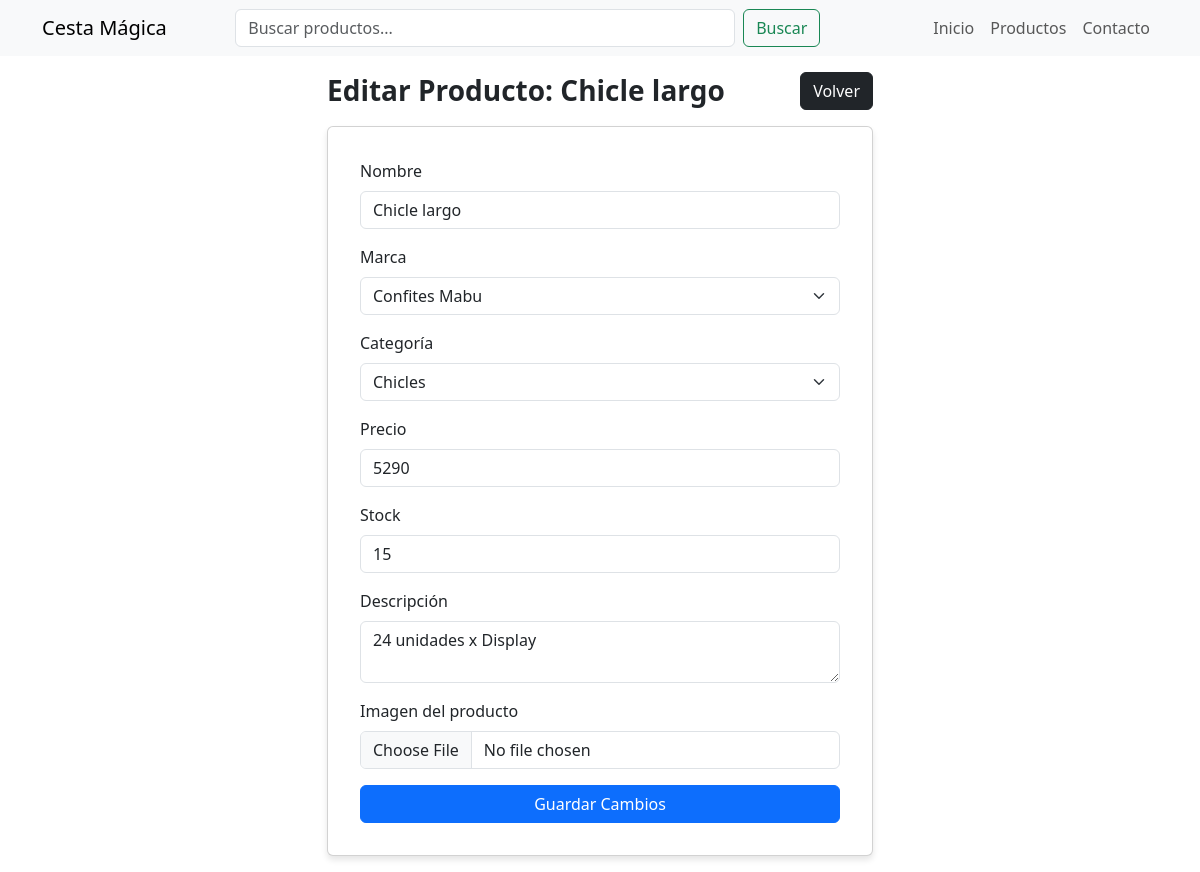
Page /gestion/editar/2/ (signed in) on the committed database.
### Inventario/models.py (models this page shows, shortened)
class Producto(models.Model):
    nombre = models.CharField(max_length=200)
    descripcion = models.TextField()
    stock = models.IntegerField()
    precio = models.IntegerField()
    imagen = models.ImageField(upload_to='productos/')
    categoria = models.ForeignKey(Categoria, on_delete=models.CASCADE)
    marca = models.ForeignKey(Marca, on_delete=models.CASCADE)
    destacado = models.BooleanField(default=False)

### Inventario/views.py (the view, shortened to what this page needs)
# urls.py: path('gestion/editar/<int:id>/', views.editar_producto, name='editar_producto'),
@login_required
def editar_producto(request, id):
    producto = get_object_or_404(Producto, id=id)
    categorias = Categoria.objects.all()
    marcas = Marca.objects.all()
    context = {
        'producto': producto,
        'categorias': Categoria.objects.all(),
        'marcas': Marca.objects.all()
    }
    return render(request, 'CestaMagica/Gestion/editar.html', context)

### Inventario/templates/CestaMagica/Gestion/editar.html (shortened to what this page needs)
{% extends "base.html" %}
{% block content %}
<div class="container mb-3">
  <div class="row justify-content-center mb-3 mt-3">
    <div class="col-12 col-md-8 col-lg-6">
      <div class="d-flex justify-content-between align-items-center">
        <h3 class="mb-0">Editar Producto: {{producto.nombre}}</h3>
        <a href="{% url 'gestion' %}" class="btn btn-dark">Volver</a>
      </div>
    </div>
  </div>
  <div class="row justify-content-center">
    <div class="col-12 col-md-8 col-lg-6">
      <div class="card">
        <div class="card-body">
            <form id="form_agregar" action="" method="POST" enctype="multipart/form-data" novalidate>
                <div class="mb-3">
                    <label for="nombre" class="form-label">Nombre</label>
                    <input type="text" class="form-control" name="nombre" id="nombre" value="{{producto.nombre}}" required/>
                </div>
                <div class="mb-3">
                    <label for="marca" class="form-label">Marca</label>
                    <select class="form-select" name="marca" id="marca" required>
                        {% for marca in marcas|dictsort:"nombre" %}
                            {% if marca.id == producto.marca.id %}
                                <option value="{{marca.id}}" selected>{{marca.nombre}}</option>
                            {% else %}
                                <option value="{{marca.id}}">{{marca.nombre}}</option>
                            {% endif %}
                        {% endfor %}
                    </select>
                </div>
                <div class="mb-3">
                    <label for="categoria" class="form-label">Categoría</label>
                    <select class="form-select" name="categoria" id="categoria" required>
                    {% for categoria in categorias|dictsort:"nombre" %}
                        {% if categoria.id == producto.categoria.id %}
                            <option value="{{categoria.id}}" selected>{{categoria.nombre}}</option>
                        {% else %}
                            <option value="{{categoria.id}}">{{categoria.nombre}}</option>
                        {% endif %}
                    {% endfor %}
                    </select>
                </div>
                <div class="mb-3">
                    <label for="precio" class="form-label">Precio</label>
                    <input type="number" class="form-control" name="precio" id="precio" min="0" step="0.01" value="{{producto.precio}}" required />
                </div>
                <div class="mb-3">
                    <label for="stock" class="form-label">Stock</label>
                    <input type="number" class="form-control" name="stock" id="stock" min="0" value="{{producto.stock}}" required />
                </div>
                <div class="mb-3">
                    <label for="descripcion" class="form-label">Descripción</label>
                    <textarea class="form-control" name="descripcion" id="descripcion" rows="2" required>{{producto.descripcion}}</textarea>
                </div>
                <div class="mb-3">
                    <label for="imagen" class="form-label">Imagen del producto</label>
                    <input class="form-control" type="file" name="imagen" id="imagen" accept="image/*"/>
                </div>
                <div class="d-grid">
                    <button class="btn btn-primary" type="submit">Guardar Cambios</button>
                </div>
            </form>
        </div>
      </div>
    </div>
  </div>
</div>
{% endblock %}

### Inventario/templates/CestaMagica/Gestion/editar.html (style rules this page uses)
.card { padding: 1rem; box-shadow: 0 4px 6px rgba(0, 0, 0, 0.1); }
h3 { font-weight: bold; }

### rows in the picture
Producto: nombre "Chicle largo", precio "5290", stock "15", descripcion "24 unidades x Display"

### other values in the picture
form field marca "Confites Mabu"
form field categoria "Chicles"
